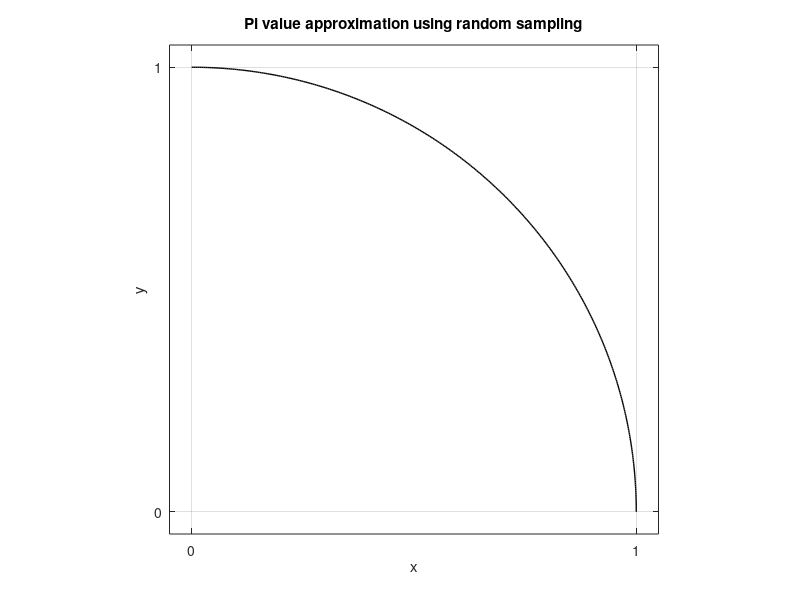

This chart was generated by the following MATLAB code: (Note: this script raises an error after producing the figure.)
%% Monte Carlo integration example: Approximate pi value
%  https://en.wikipedia.org/wiki/Monte_Carlo_integration
%  Juri Lukkarila 2017

% clear everything and display more decimals
clc; close all; clearvars; format long;

% screen size to position figures
screen = get(0,'screensize');

%% Uniform sampling

% samples
N = 1200;

X = rand(1,N);
Y = rand(1,N);
R = X.^2 + Y.^2;

idx_in  = find(R  < 1.0);
idx_out = find(R >= 1.0);

estimate = length(idx_in)/(0.25*N);
error    = pi - estimate;
fprintf('Uniform sampling\n');
fprintf('...samples     = %d\n', N);
fprintf('...pi estimate = %.8f\n', estimate);
fprintf('...error       = %.8f\n', abs(error));

% plot
figure('Position', [screen(3)/2-400, screen(4)/2-300, 800, 600]);
phi = linspace(0,pi/2,360); % draw circle
plot(sin(phi),cos(phi),'k','linewidth',1); axis square;
axis([-0.05 1.05 -0.05 1.05]); hold on; grid on;
set(gca,'Xtick', [0 1], 'Ytick', [0 1]);
title('Pi value approximation using random sampling');
xlabel('x'); ylabel('y');
text(0.4,-0.025, join(['\pi estimate = ' sprintf('%.5f',estimate)]));
% plot samples
plot(X(idx_in ),Y(idx_in ),'.b'); % blue dots
plot(X(idx_out),Y(idx_out),'.r'); %  red dots
print(gcf,'./figures/montecarlo_pi_uniform', '-dpng', '-r300');

%% Sobol sampling

% sobol sequence
p  = sobolset(2); 						% 2D sequence
p  = scramble(p, 'MatousekAffineOwen'); % randomize
ab = net(p,N); 							% draw #N random samples

X = ab(:,1);
Y = ab(:,2);

R = X.^2 + Y.^2;

idx_in  = find(R  < 1.0);
idx_out = find(R >= 1.0);

estimate = length(idx_in)/(0.25*N);
error    = pi - estimate;
fprintf('\nSobol sampling\n');
fprintf('...samples     = %d\n', N);
fprintf('...pi estimate = %.8f\n', estimate);
fprintf('...error       = %.8f\n', abs(error));

% plot sobol values
figure('Position', [screen(3)/2-400, screen(4)/2-300, 800, 600]);
plot(sin(phi),cos(phi),'k','linewidth',1); axis square; hold on; grid on;
axis([-0.05 1.05 -0.05 1.05]); set(gca,'Xtick', [0 1], 'Ytick', [0 1]);
title('Pi value approximation using random sampling, Sobol samples'); 
xlabel('x'); ylabel('y');
text(0.4,-0.025, join(['\pi estimate = ' sprintf('%.5f',estimate)]));
plot(X(idx_in ),Y(idx_in ),'.b'); % blue dots
plot(X(idx_out),Y(idx_out),'.r'); %  red dots
print(gcf,'./figures/montecarlo_pi_sobol', '-dpng', '-r300');
fprintf('Done!\n');

%% Animation

p = logspace(1,-10,N); % decreasing pause time vector

% draw circle
figure('Position', [screen(3)/2-400, screen(4)/2-300, 800, 600]);
phi = linspace(0,pi/2,360);
plot(sin(phi),cos(phi),'k','linewidth',1); axis square;
axis([-0.05 1.05 -0.05 1.05]); hold on; grid on;
set(gca,'Xtick', [0 1], 'Ytick', [0 1]);
title('Pi value approximation using random sampling');
xlabel('x'); ylabel('y');

v = VideoWriter('./figures/montecarlo_pi_animation.mp4','MPEG-4'); 
v.FrameRate = 60;
open(v);

frameskip = 5; % how many "frames" to skip between animation

% run loop
m = 0; value = 0.0;
t = text(0.4,-0.025, join(['\pi estimate = ' num2str(round(value,6))]));
estimate = zeros(1,N);
error    = zeros(1,N);
frame    = struct('cdata', cell(1,floor(N/frameskip)),...
               'colormap', cell(1,floor(N/frameskip)));
fprintf('\nAnimation...\n');
for n = 1:N
    x = X(n);
    y = Y(n);
    r = x^2 + y^2;
    if r < 1.0
        m = m + 1;
        plot(x,y,'b.');
    else
        plot(x,y,'r.');
    end
    value       = m/(0.25*n);
    estimate(n) = value;
    error(n)    = pi - value;
    
    %fprintf('pi: %.4f\n', value));
    if mod(n, frameskip) == 0     % pause every "frameskip" frame
        pause(p(N));                % use pause to animate
        set(t,'String',join(['\pi estimate = ' sprintf('%.5f',value)]));
        frame(n/frameskip) = getframe(gcf);   % store image as videoframe
    end
end

fprintf('Done!\n');
fprintf('...samples     = %d\n', N);
fprintf('...pi estimate = %.8f\n', m/(0.25*N));
fprintf('...error       = %.8f\n', abs(pi-m/(0.25*N)));

% export video
writeVideo(v,frame);
close(v);
fprintf('Video export done!\n');

%% plot estimate and error

figure('Position', [screen(3)/2-600, screen(4)/2-300, 1200, 600]);
subplot(2,1,1);
plot(1:1:N, estimate);
axis([0 N pi-pi/6 pi+pi/6]);
set(gca,'YTick', [pi-pi/8 pi-pi/16 pi pi+pi/16 pi+pi/8]); 
set(gca,'YTickLabel',{'-\pi/8' '-\pi/16' '\pi' '+\pi/16' '+\pi/8'});  
hline = refline([0 pi]);
hline.Color = 'k';
title('Value Estimate'); xlabel('sample (n)'); grid on;

subplot(2,1,2);
plot(1:1:N, error);
axis([0 N -0.4 0.4]);
hline = refline([0 0]);
hline.Color = 'k';
title('Error'); xlabel('sample (n)'); grid on;
print(gcf,'./figures/montecarlo_pi_error', '-dpng', '-r300');